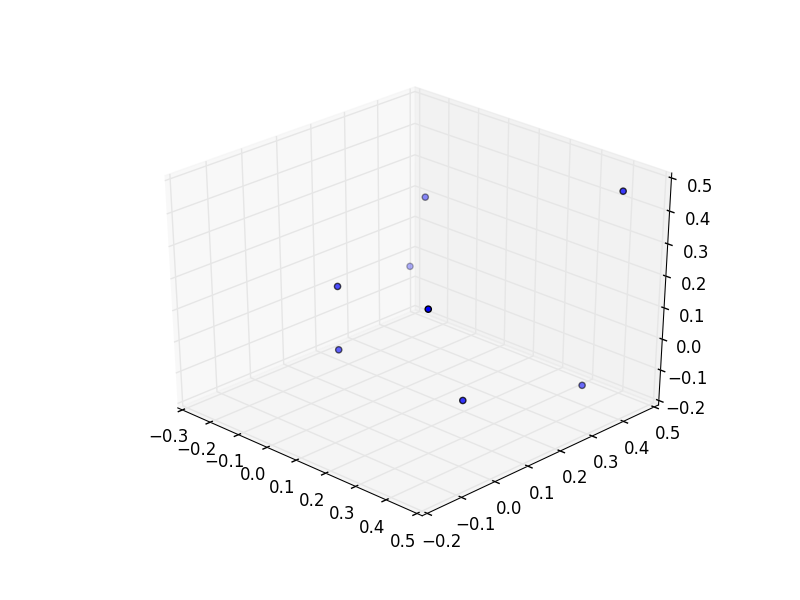

Write the Python code that produced this figure.
from nacl import *
import numpy as np
import matplotlib.pyplot as plt
from mpl_toolkits.mplot3d import Axes3D

name="Na4Cl4"       # for output files
nNa = 4
nCl = 4
n = nNa + nCl
a = 0.2
r_Na = [  [ 0, 0, a ], [ a, 0, 0 ], [ 0, a, 0 ], [ a, a, a ] ]
r_Cl = [  [ 0, 0, 0 ], [ a, 0, a ], [ a, a, 0 ], [ 0, a, a ] ]

# Initialize the cluster, add guesses at the
# minimum arrangement. 
cluster = Cluster()

for i in xrange(nNa) :
    r = Vector(r_Na[i])
    cluster.add(Na(r))

for i in xrange(nCl) :
    r = Vector(r_Cl[i])
    cluster.add(Cl(r))

print " " + name + " cluster"
print " Initial potential energy = " + str( cluster.potential_energy() )

# Minimize the function
accuracy = 1e-6

res = cluster.minimize( accuracy )

pe = res[1]
iterations = res[4]

# Print out resulting files, and also
# plot the values in matplotlib
print " Minimized potential energy = " + str(pe) + " eV"
print " Binding energy of cluster  = " + str( pe / 2.0 ) + " eV"
print " Number of function calls = " + str( iterations )

file_name = name + ".data"
outfile = open( file_name, 'w' )
for i in xrange( nNa + nCl - 1) :
    for j in range(i+1,nNa+nCl) :
        rij = cluster.ion(i).r - cluster.ion(j).r
        dr = sqrt( np.dot(rij,rij) )
        s =  "(" + cluster.ion(i).name + ")-(" + cluster.ion(j).name + ")"
        print " " + s + " r_" + str(i) + str(j) + " = " + str( dr ) + " nm"

outfile.write( str(cluster) )
outfile.close()

fig = plt.figure()
ax = fig.add_subplot(111, projection='3d')

[x,y,z] = cluster.convert()
ax.scatter( x,y,z )
plt.show()
